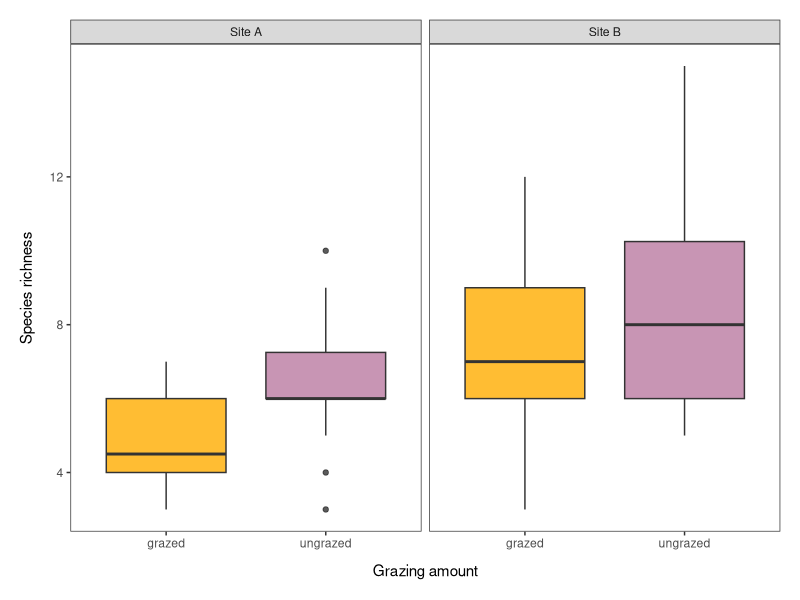
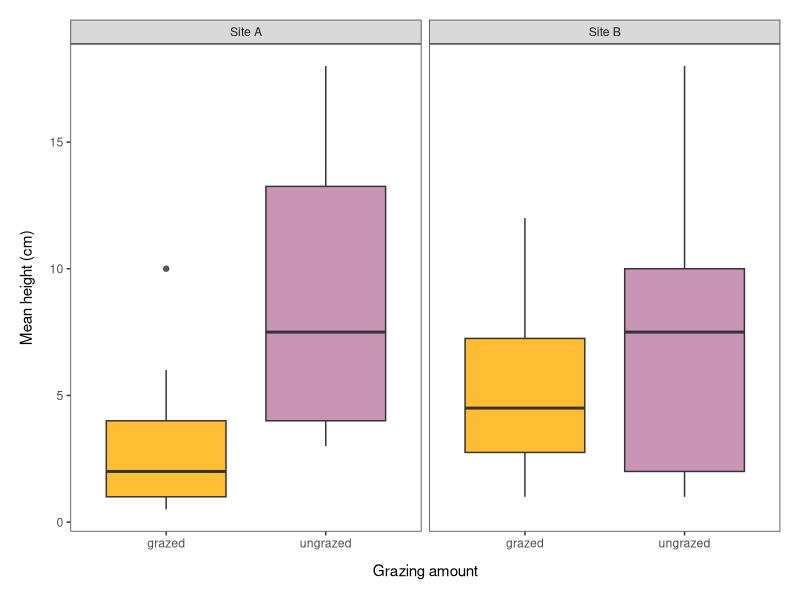
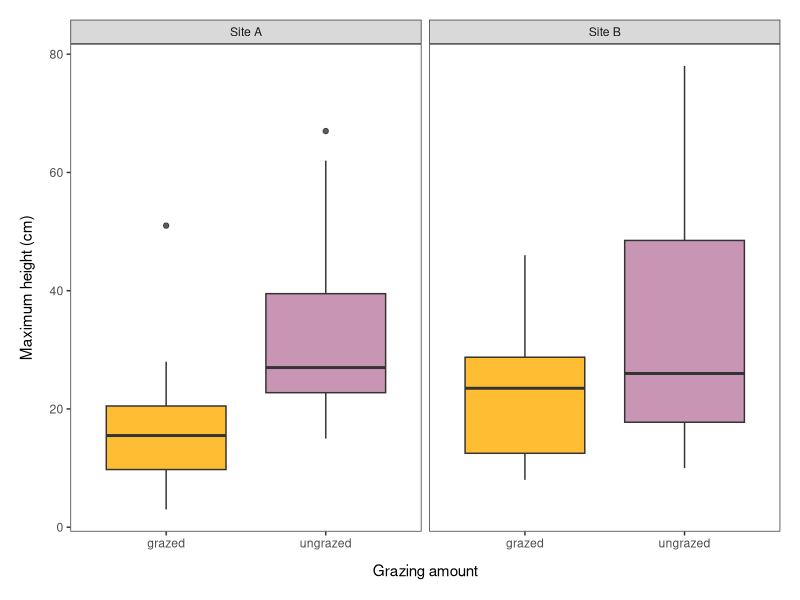
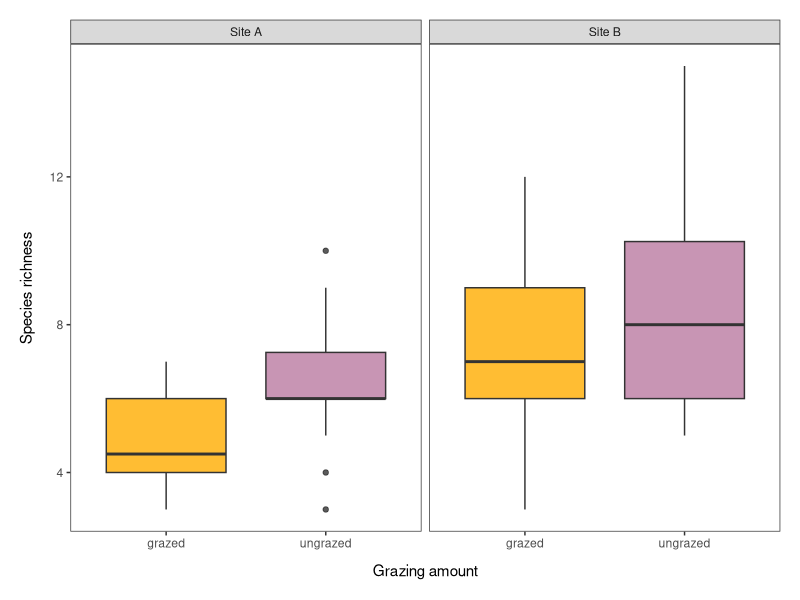
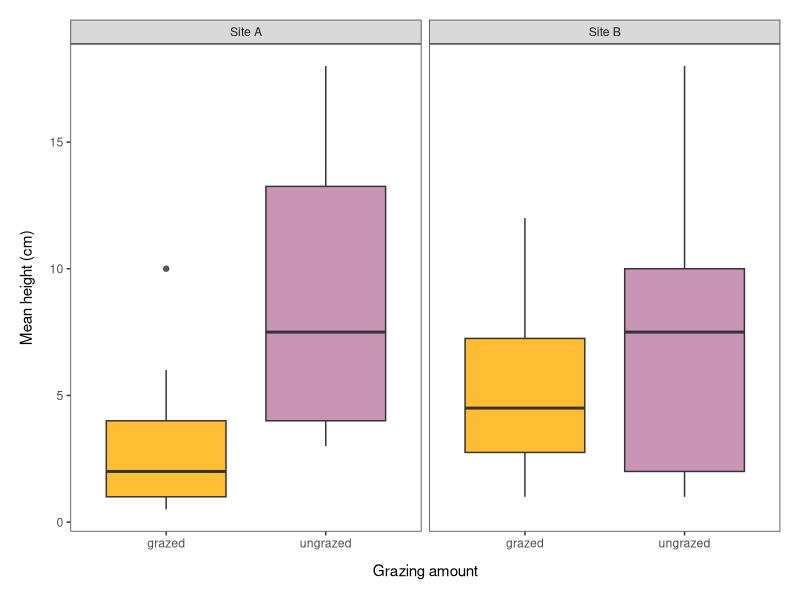
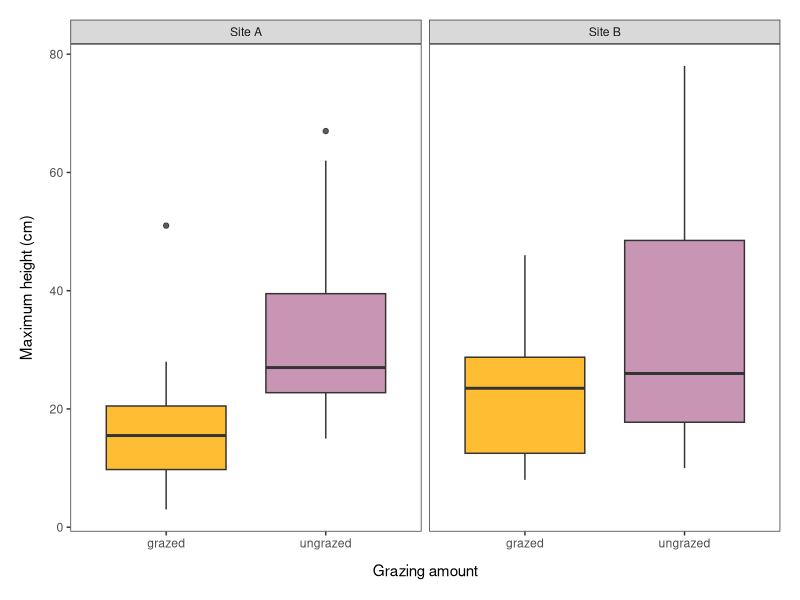

The R script that drew these images, in order:
### Figures for LE Project course
### Topic: effect of grazing in Stensjö's thinned forests on species richness
### Emma Gemal, Stockholm University 

## Library ---- 
library(tidyverse)

## Loading the data ----
grazing <- read.csv("Data/full_data.csv", header = T)

str(grazing)   # site and plot are integers
summary(grazing)

### Data manipulation ----
grazing <- grazing %>% 
              mutate(site = as.character(site),
                     plot = as.factor(plot))
str(grazing)


### Boxplots ----
themegz <- theme_bw() +
              theme(panel.grid = element_blank(),
                    axis.title.x = 
                      element_text(margin = margin(t = 10, r = 0, b = 0, l = 0)),
                    axis.title.y = 
                      element_text(margin = margin(t = 0, r = 10, b = 0, l = 0)),
                    legend.position = "none") +
              theme(plot.margin = unit(c(0.5, 0.5, 0.5, 0.5), "cm"))

# changing names for site 
grazing2 <- grazing %>% 
              mutate(site = case_when(site == "1" ~ "Site A",
                                      site == "2" ~ "Site B"))      
str(grazing)

## Species richness vs. grazing ---
(rich_plot <- ggplot(grazing2, aes(x = grazing, y = richness)) +
                geom_boxplot(aes(fill = grazing), alpha = 0.8) +
                facet_wrap(~site) +
                ylab("Species richness") +
                xlab("Grazing amount") +
                themegz +
                scale_fill_manual(values = c("#FFAD00", "#BA7BA1")))

ggsave("Figures/richness_grazing.png", plot = rich_plot, height = 5, width = 6, units = "in")

## Average height vs. grazing ---
(avg_plot <- ggplot(grazing2, aes(x = grazing, y = avg_height)) +
                geom_boxplot(aes(fill = grazing), alpha = 0.8) +
                facet_wrap(~site) +
                ylab("Mean height (cm)") +
                xlab("Grazing amount") +
                themegz +
                scale_fill_manual(values = c("#FFAD00", "#BA7BA1")))

ggsave("Figures/avgheight_grazing.png", plot = avg_plot, height = 5, width = 6, units = "in")

## Maximum height vs. grazing ---
(tall_plot <- ggplot(grazing2, aes(x = grazing, y = tallest)) +
                geom_boxplot(aes(fill = grazing), alpha = 0.8) +
                facet_wrap(~site) +
                ylab("Maximum height (cm)") +
                xlab("Grazing amount") +
                themegz +
                scale_fill_manual(values = c("#FFAD00", "#BA7BA1")))

ggsave("Figures/maxheight_grazing.png", plot = tall_plot, height = 5, width = 6, units = "in")
